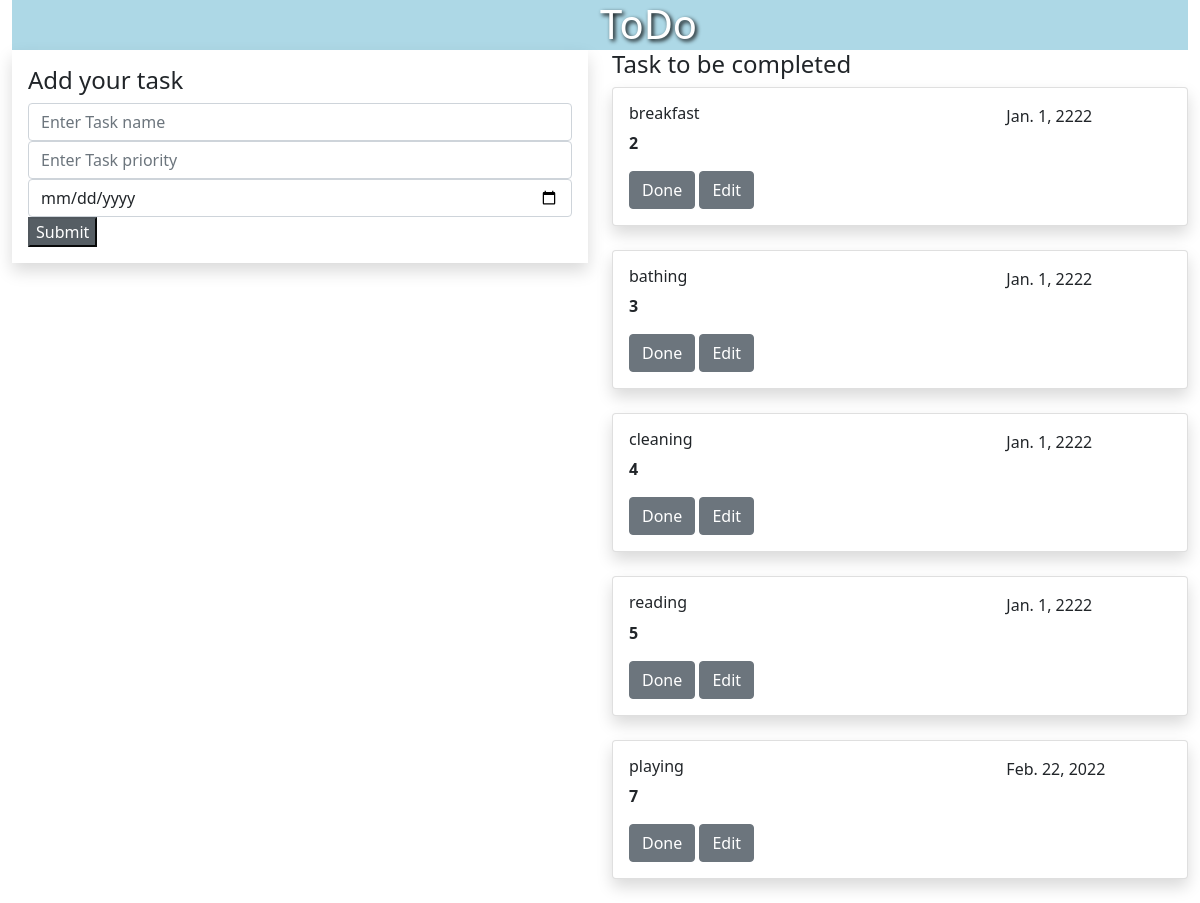
The page / on the database its author committed.
### todoapp/models.py (models this page shows, shortened)
class Task(models.Model):
    name = models.CharField(max_length=250)
    priority = models.IntegerField()
    date = models.DateField()

### todoapp/views.py (the view)
# urls.py: path('',views.add,name='add'),
def add(request):
    task1 = Task.objects.all()
    if request.method=='POST':
        name = request.POST.get('task','')
        priority = request.POST.get('priority','')
        date = request.POST.get('date','')
        task = Task(name=name,priority=priority,date=date)
        task.save()
    return render(request,'home.html',{'task1':task1})

### templates/home.html (shortened to what this page needs)
{% extends 'base.html' %}
{% block body %}
<div class="container-fluid">
    <div class="row">
        <div class="col-md-12">
            <div class="banner">
                <div class="banner-text">
                    <h1>ToDo</h1>
                </div>
            </div>
        </div>
    </div>
</div>
<div class="container-fluid">
    <div class="row">
        <div class="col-md-6">
            <form method="POST" class="p-3 shadow">
                    <h4>Add your task</h4>
                    <div class="form-group">
                        <input type="text" class="form-control" name="task" placeholder="Enter Task name">
                    </div>
                    <div class="form-group">
                        <input type="text" class="form-control" name="priority" placeholder="Enter Task priority">
                    </div>
                    <div class="form-group">
                        <input type="date" class="form-control" name="date">
                    </div>
                    <div class="form-group">
                         <input type="submit" class="btb btn-secondary active">
                    </div>
            </form>
        </div>
        <div class="col-md-6">
            <h4>Task to be completed</h4>
            {% for i in task1 %}
            <div class="shadow card">
                <div class="card-body">
                    <div class="row">
                            <div class="col-md-8">
                                <div class="card-title">
                                    <h6>
                                    {{i.name}}
                                    </h6>
                                </div>
                             </div>
                                <div class="col-md-4">
                                    <h8>
                                        {{i.date}}
                                    </h8>
                                </div>
                    </div>
                    <p><b>{{i.priority}}</b></p>
                    <a class="btn btn-secondary" href="{% url 'delete' i.id%}">Done</a>
                    <a class="btn btn-secondary" href="{% url 'edit' i.id%}">Edit</a>
                </div>
            </div>
            <br>
{% endfor %}
        </div>
    </div>
</div>
{% endblock %}

### templates/base.html (shortened to what this page needs)
<!DOCTYPE html>
{% load static %}
<html lang="en">
<head>
    <link rel="stylesheet" href="https://cdn.jsdelivr.net/npm/bootstrap@5.1.3/dist/css/bootstrap.min.css">
    <link rel="stylesheet" href="{%static 'style.css'%}">
</head>
<body>
{% block body%}
{% endblock %}
</body>
</html>

### static/style.css (style rules this page uses)
.banner { background-color:lightblue; width:100%; height:100%; margin-bottom:50px; }
.banner-text { color: white; text-shadow: 2px 2px 4px #000000; left:50%; position:absolute; }

### rows shown on the page
Task: name "breakfast", date "Jan. 1, 2222", priority "2"
Task: name "bathing", date "Jan. 1, 2222", priority "3"
Task: name "cleaning", date "Jan. 1, 2222", priority "4"
Task: name "reading", date "Jan. 1, 2222", priority "5"
Task: name "playing", date "Feb. 22, 2022", priority "7"
